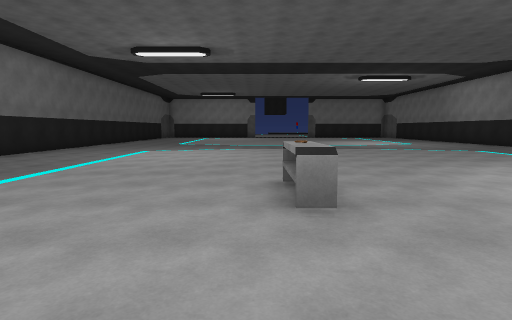
[1] (above)

15 first-person views from a walk through a 3-D level made in the Unity game engine. The camera is 1.5 m above the floor, tilts 6° down and sees 80° across. The floor is counted in squares, 2 m on a side. Each view is taken from the middle of a square. On the plan, view 1 faces up. The plan holds only what a view shows up to about 10 squares ahead; the rest is blank. The place goes on beyond the plan. The player is left out. Some animated figures are not drawn. Door leaves are left out, so doorways stand open. Some surface patterns are stand-ins.

[2]
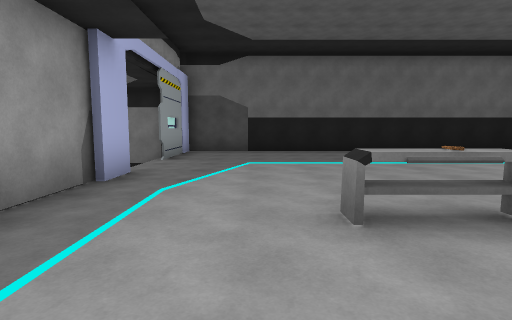

[3]
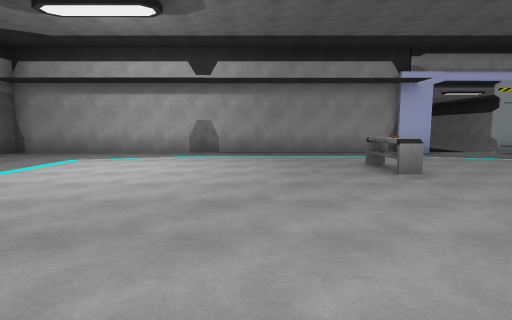

[4]
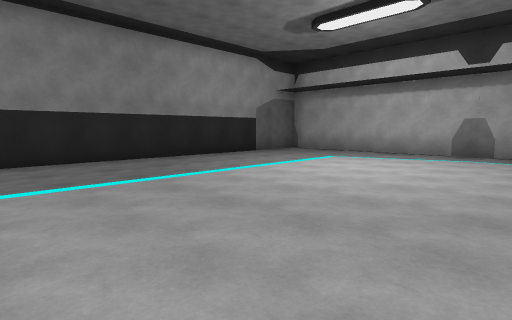

[5]
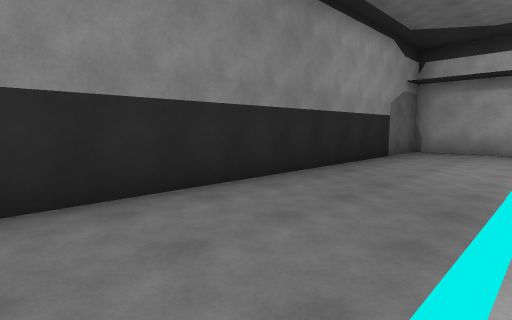

[6]
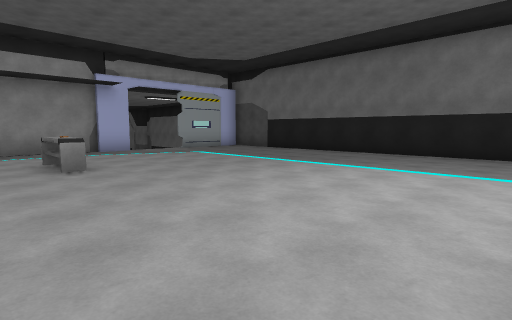

[7]
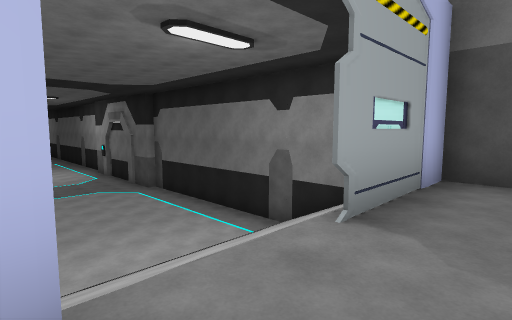

[8]
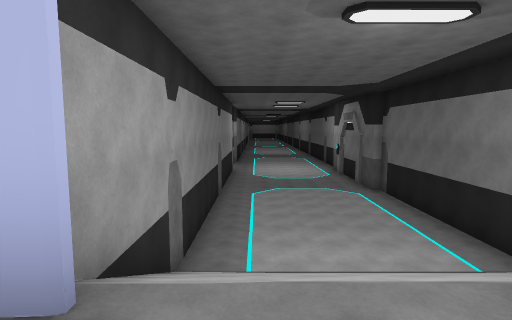

[9]
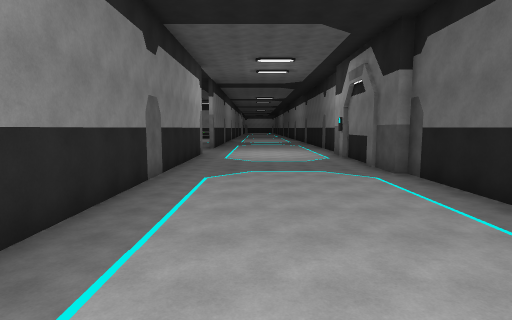

[10]
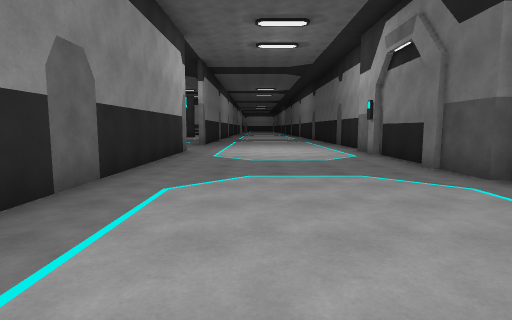

[11]
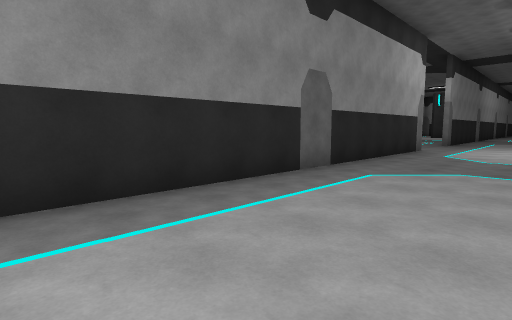

[12]
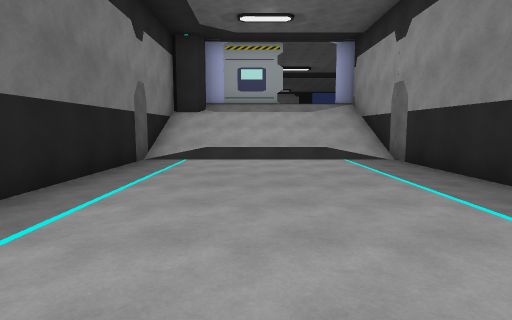

[13]
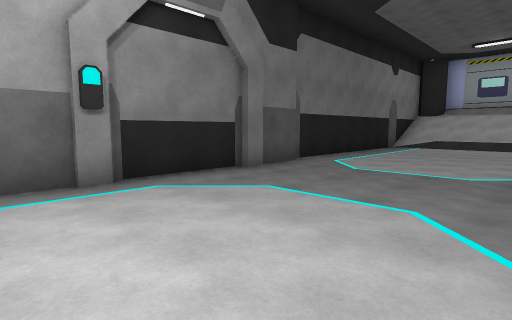

[14]
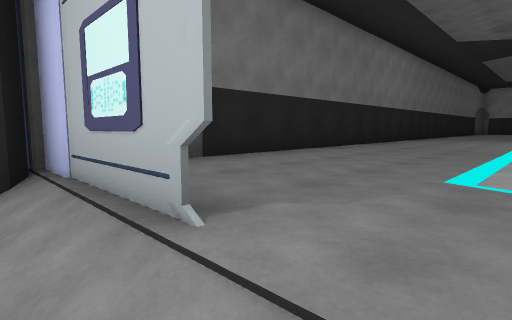

[15]
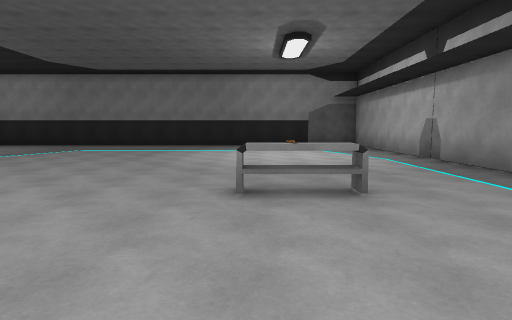

### Floor plan
Key: @ floor where view 1 was taken; # wall or solid block; x gap in a wall; . main floor; - floor 3.25 m lower than the main floor; / step, stairs or slope; D open door; T table.
Columns run from 8 left of view 1 to 11 right of it. Each row starts with its distance up from view 1.
 10  #.................#
  9  #.................#
  8  #.................#
  7  #.................#
  6  #.................#
  5  #.................#
  4  #.................#
  3  #.......T.........#
  2  #.................#
  1  #.................#
  0  ###DD#.@..........#
 -1 ##////##############
 -2 #//////#
 -3 #//////#
 -4 #------#
 -5 #------#
 -6 #------#
 -7 #------#
 -8 #------#
 -9 #------#
-10 #------#
-11 #------#
-12 #------#
-13 #------#
-14 #------#
-15 #------#
-16 #------x

Where each view was taken, in squares from view 1:
view 1: 0 up, 0 right, facing up
view 2: 2 up, 3 right, facing left
view 3: 9 up, 3 right, facing down
view 4: 9 up, 3 right, facing down-right
view 5: 10 up, 7 right, facing down-right
view 6: 10 up, 2 right, facing down-left
view 7: 1 up, 2 left, facing down-left
view 8: 1 up, 3 left, facing down
view 9: 3 down, 4 left, facing down
view 10: 6 down, 4 left, facing down
view 11: 5 down, 5 left, facing down-right
view 12: 11 down, 5 left, facing up
view 13: 16 down, 3 left, facing up-left
view 14: 1 down, 3 left, facing up-left
view 15: 4 up, 3 left, facing right
